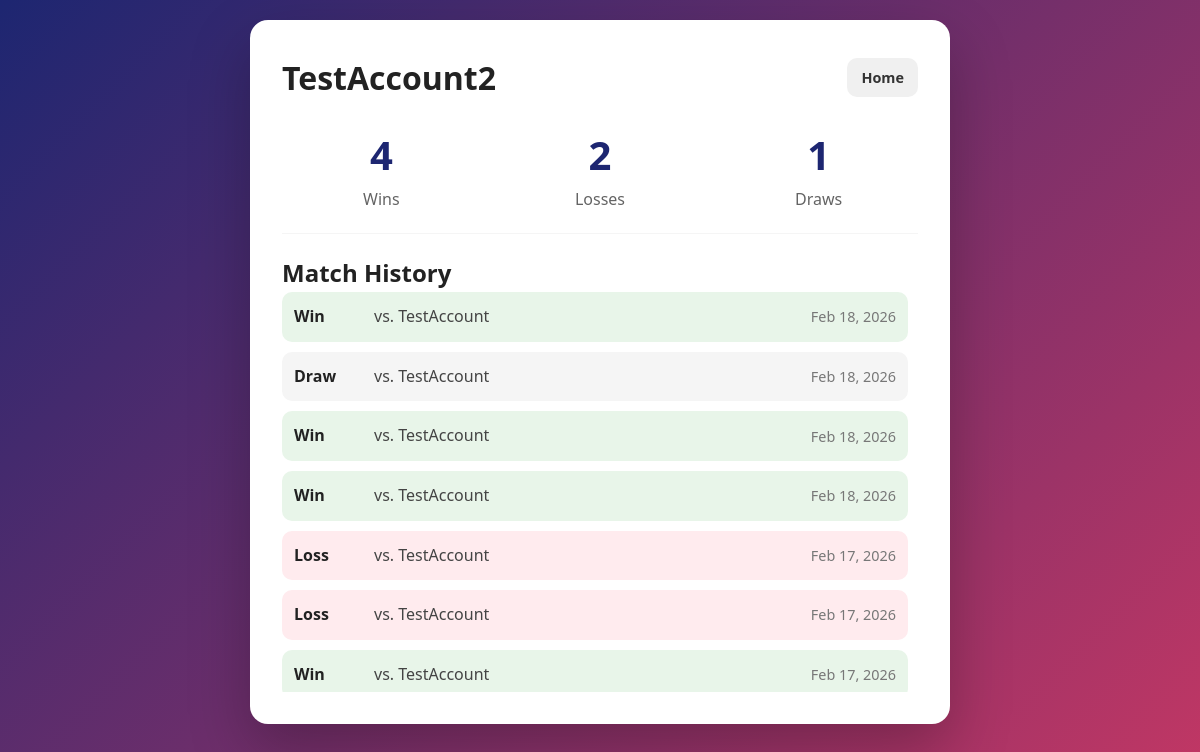
The page /profile (signed in) on the database its author committed.
### app.py (models this page shows, shortened)
class User(UserMixin, db.Model):
    id = db.Column(db.Integer, primary_key=True)
    username = db.Column(db.String(100), unique=True, nullable=False)
    password_hash = db.Column(db.String(128))

class Match(db.Model):
    id = db.Column(db.Integer, primary_key=True)
    player1_id = db.Column(db.Integer, db.ForeignKey('user.id'), nullable=False)
    player2_id = db.Column(db.Integer, db.ForeignKey('user.id'), nullable=False)
    winner_id = db.Column(db.Integer, db.ForeignKey('user.id'), nullable=True)
    is_draw = db.Column(db.Boolean, default=False, nullable=False)
    timestamp = db.Column(db.DateTime, server_default=db.func.now())
    player1 = db.relationship('User', foreign_keys=[player1_id])
    player2 = db.relationship('User', foreign_keys=[player2_id])
    winner = db.relationship('User', foreign_keys=[winner_id])

### app.py (the view)
@app.route("/profile")
@login_required
def profile():
    if session.get('is_guest'):
        flash("Guests do not have profiles."); return redirect(url_for('home'))
    user_id = current_user.id
    wins = Match.query.filter_by(winner_id=user_id).count()
    draws = Match.query.filter(or_(Match.player1_id == user_id, Match.player2_id == user_id), Match.is_draw==True).count()
    total_matches = Match.query.filter(or_(Match.player1_id == user_id, Match.player2_id == user_id)).count()
    losses = total_matches - wins - draws
    matches = Match.query.filter(or_(Match.player1_id == user_id, Match.player2_id == user_id)).order_by(Match.timestamp.desc()).all()
    return render_template("profile.html", user=current_user, matches=matches, wins=wins, losses=losses, draws=draws)

### app.py (called while the page is built)
@login_manager.user_loader
def load_user(user_id):
    if session.get('is_guest'): return GuestUser(session.get('guest_id'))
    return User.query.get(int(user_id))

### templates/profile.html (shortened to what this page needs)
<!DOCTYPE html>
<html lang="en">
<head>
    <link rel="stylesheet" href="{{ url_for('static', filename='css/style.css') }}">
</head>
<body class="bg">
<div class="profile-layout">
    <div class="card profile-card">
        <div class="profile-header">
            <h1>{{ user.username }}</h1>
            <a href="{{ url_for('home') }}" class="button secondary small">Home</a>
        </div>
        <div class="stats-grid">
            <div class="stat-item">
                <h2>{{ wins }}</h2>
                <p>Wins</p>
            </div>
            <div class="stat-item">
                <h2>{{ losses }}</h2>
                <p>Losses</p>
            </div>
            <div class="stat-item">
                <h2>{{ draws }}</h2>
                <p>Draws</p>
            </div>
        </div>
        <div class="divider"></div>
        <h2>Match History</h2>
        <ul class="match-history">
            {% for match in matches %}
                <li class="match-item
                    {% if match.is_draw %}draw
                    {% elif match.winner_id == user.id %}win
                    {% else %}loss{% endif %}">
                    <div class="match-result">
                        {% if match.is_draw %}
                            Draw
                        {% elif match.winner_id == user.id %}
                            Win
                        {% else %}
                            Loss
                        {% endif %}
                    </div>
                    <div class="match-opponent">
                        vs.
                        {% if match.player1_id == user.id %}
                            {{ match.player2.username }}
                        {% else %}
                            {{ match.player1.username }}
                        {% endif %}
                    </div>
                    <div class="match-timestamp">
                        {{ match.timestamp.strftime('%b %d, %Y') }}
                    </div>
                </li>
            {% else %}
                <li>No matches played yet.</li>
            {% endfor %}
        </ul>
    </div>
</div>
</body>
</html>

### static/css/style.css (style rules this page uses)
* { box-sizing: border-box; margin: 0; padding: 0; }
body { font-family: system-ui, -apple-system, BlinkMacSystemFont, 'Segoe UI', Roboto, Oxygen, Ubuntu, Cantarell, 'Open Sans', 'Helvetica Neue', sans-serif; line-height: 1.6; }
.bg { min-height: 100vh; background: linear-gradient(135deg, #1d2671, #c33764); color: #fff; padding: 20px; }
.card { background: white; color: #222; padding: 32px; border-radius: 18px; width: 100%; max-width: 400px; box-shadow: 0 25px 60px rgba(0,0,0,0.25); text-align: center; animation: fadeIn 0.4s ease; }
.divider { margin: 20px 0; font-size: 0.8rem; opacity: 0.6; border-bottom: 1px solid #eee; }
.button, button { display: inline-block; width: 100%; padding: 14px; border-radius: 10px; border: none; font-size: 1rem; font-weight: 600; cursor: pointer; text-decoration: none; text-align: center; transition: transform 0.1s ease, box-shadow 0.1s ease; }
.secondary { background: #f0f0f0; color: #333; }
.small { width: auto; padding: 8px 14px; font-size: 0.9rem; }
.profile-layout { max-width: 700px; margin: 0 auto; }
.profile-card { max-width: 100%; text-align: left; }
.profile-header { display: flex; justify-content: space-between; align-items: center; margin-bottom: 20px; }
.stats-grid { display: grid; grid-template-columns: repeat(auto-fit, minmax(100px, 1fr)); gap: 20px; text-align: center; margin-bottom: 20px; }
.stat-item h2 { font-size: 2.5rem; font-weight: 700; color: #1d2671; }
.stat-item p { opacity: 0.7; }
.match-history { list-style: none; max-height: 400px; overflow-y: auto; padding-right: 10px; }
.match-item { display: grid; grid-template-columns: 80px 1fr auto; align-items: center; padding: 12px; border-radius: 10px; margin-bottom: 10px; font-weight: 500; }
.match-item.win { background-color: #e8f5e9; }
.match-item.loss { background-color: #ffebee; }
.match-item.draw { background-color: #f5f5f5; }
.match-result { font-weight: 700; }
.match-opponent { color: #444; }
.match-timestamp { font-size: 0.9rem; color: #777; }

### rows shown on the page
User: username "TestAccount2"
Match: is_draw "Win", player1.username "TestAccount", timestamp "Feb 18, 2026"
Match: is_draw "Draw", player1.username "TestAccount", timestamp "Feb 18, 2026"
Match: is_draw "Win", player1.username "TestAccount", timestamp "Feb 18, 2026"
Match: is_draw "Win", player1.username "TestAccount", timestamp "Feb 18, 2026"
Match: is_draw "Loss", player1.username "TestAccount", timestamp "Feb 17, 2026"
Match: is_draw "Loss", player1.username "TestAccount", timestamp "Feb 17, 2026"
Match: is_draw "Win", player1.username "TestAccount", timestamp "Feb 17, 2026"

### other values the page prints
{{ wins }} "4"
{{ losses }} "2"
{{ draws }} "1"
